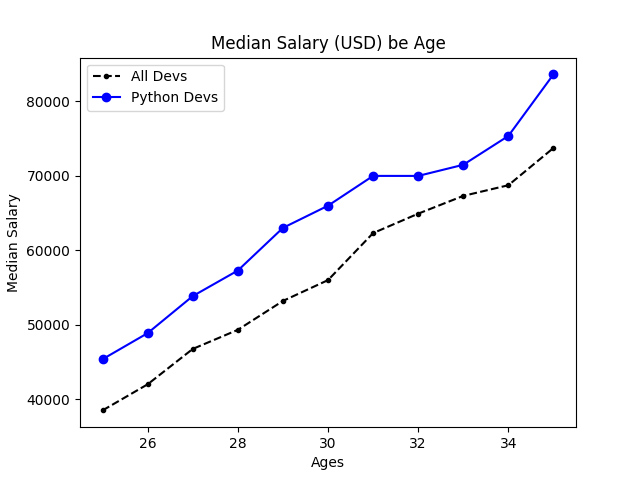

Write the Python code that produced this figure.
import matplotlib.pyplot as plt
print(plt.style.available)

#plt.style.use('ggplot')
#this is actually a method than actually a style
 #plt.xkcd() #comic style 

dev_x=[25,26,27,28,29,30,31,32,33,34,35]
#median salary of the ages 
dev_y=[38496,42000,46752,49320,53200,56000,62316,64928,67317,68748,73752]
plt.plot(dev_x,dev_y,color='k',linestyle='--',marker='.')
'''
plt.title('Median Salary (USD) be Age')

plt.xlabel('Ages')
plt.ylabel('Median Salary')
plt.show()
'''
#How to add label to the plots


py_dev_x=[25,26,27,28,29,30,31,32,33,34,35]
py_dev_y=[45372,48876,53850,57287,63016,65998,70003,70000,71496,75370,83640]
plt.plot(py_dev_x,py_dev_y,color='b',marker='o')


plt.title('Median Salary (USD) be Age')

plt.xlabel('Ages')
plt.ylabel('Median Salary')
plt.legend(['All Devs','Python Devs'])

plt.savefig('Lecture1.png') #this would save the image obtained in the png format 

plt.show()

#we need to add the legend to tell which line reperent which set of data 
'''
 We can also add label by adding the label while plotting the graph only 
 plt.plot(ages_x,ages_y,label='All Devs')
 
'''

# to pass the color information while plotting the graph 
'''
    A format string contains of 
    [marker][line][color]
    
    markers: which type of marker 
    Each of them is optional.If not provided the value from the style cycle is used.Exception: If the line is given but no marker
    the data will be line without markers
    
'''


#to make the line more thicker try linewidth parameter

#plt.plot(dev_x,dev_y,color='',linewidth=3,label='Python')

'''
 plt.tight_layout() This improves the padding of the line 
 plt.grid(True) this will give the grid while drawing the graph 
 
 
 Built in styles to use with matplotlib 
 plt.style
    plt.style.available an attirubute that gives me the list of all the styles availbale in matplotlib 
    
plt.style.use('fivethirtyeight') By this we are using a style 
'''